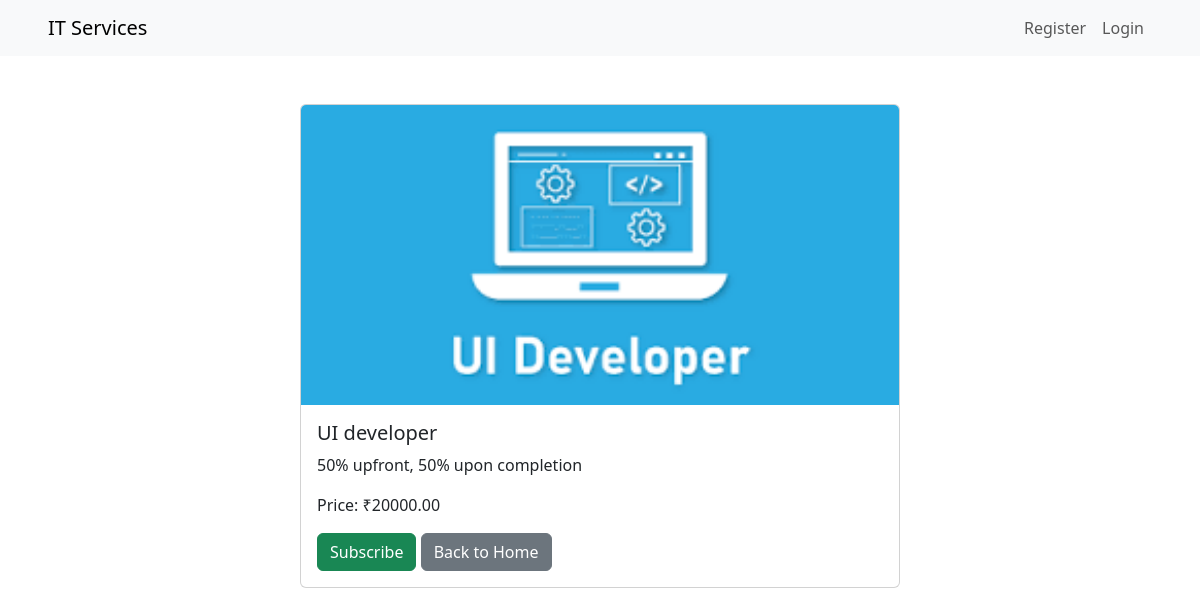
The page /services/6/ on the database its author committed.
### users/models.py (models this page shows, shortened)
class Service(models.Model):
    service_name = models.CharField(max_length=255)
    payment_terms = models.TextField()  # Removed default
    service_price = models.DecimalField(max_digits=10, decimal_places=2, default=0)
    service_package = models.CharField(max_length=255)  # Removed default
    service_tax = models.DecimalField(max_digits=5, decimal_places=2, default=0)
    service_image = models.ImageField(upload_to='service_images/', null=True, blank=True)
    active = models.BooleanField(default=True)

### users/views.py (the view)
# urls.py: path('services/<int:pk>/', views.service_detail, name='service_detail'),
def service_detail(request, pk):
    service = get_object_or_404(Service, pk=pk)
    return render(request, 'service_detail.html', {'service': service})

### users/templates/service_detail.html (shortened to what this page needs)
{% extends 'base.html' %}
{% block content %}
<div class="card mt-5 mx-auto" style="max-width: 600px;">
    <img src="{{ service.service_image.url }}" class="card-img-top" alt="{{ service.service_name }}" style="height: 300px; object-fit: cover;">
    <div class="card-body">
        <h5 class="card-title">{{ service.service_name }}</h5>
        <p class="card-text">{{ service.payment_terms }}</p>
        <p class="card-text">Price: ₹{{ service.service_price }}</p>
        <a href="{% url 'subscribe' service.pk %}" class="btn btn-success">Subscribe</a>
        <a href="{% url 'home' %}" class="btn btn-secondary ">Back to Home</a>
    </div>
</div>
{% endblock %}

### rows shown on the page
Service: service_image (picture), service_name "UI developer", payment_terms "50% upfront, 50% upon completion", service_price "20000.00"
